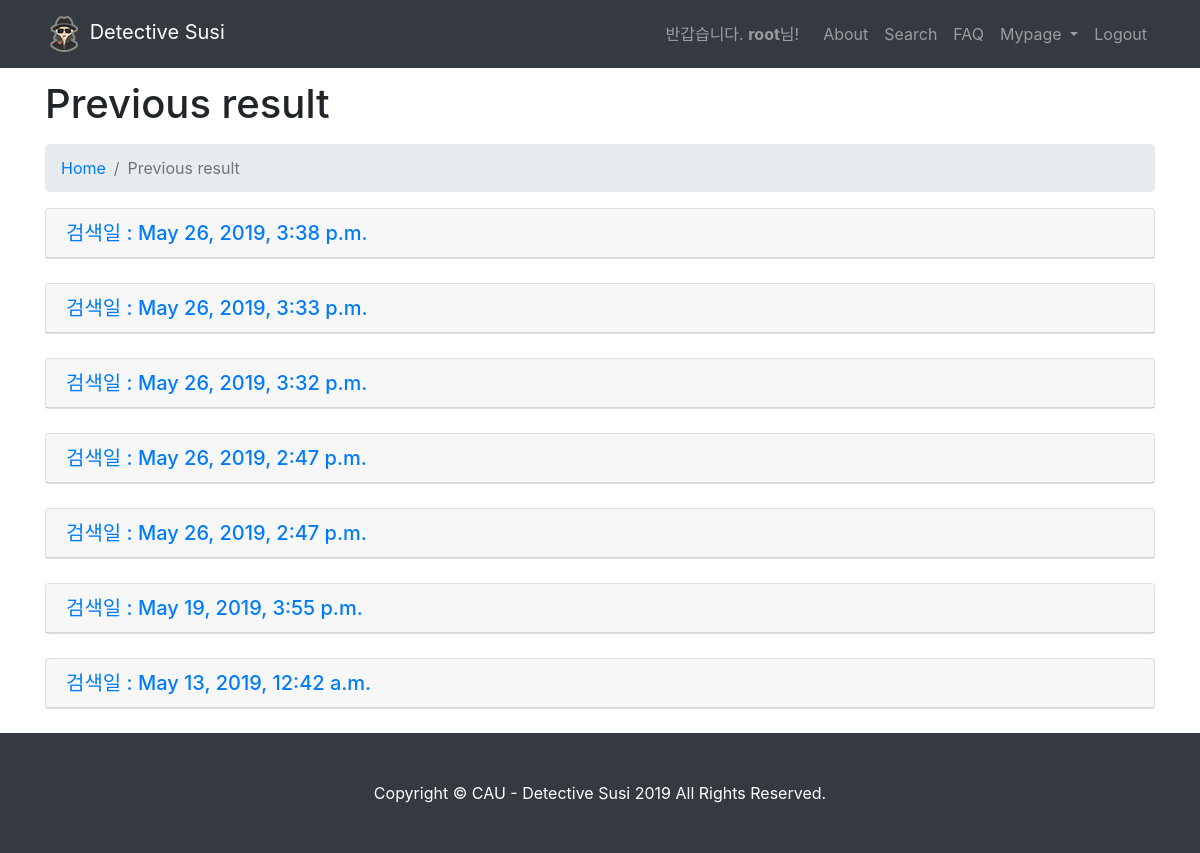
/result/ (signed in), run on an earlier commit of the app's database.
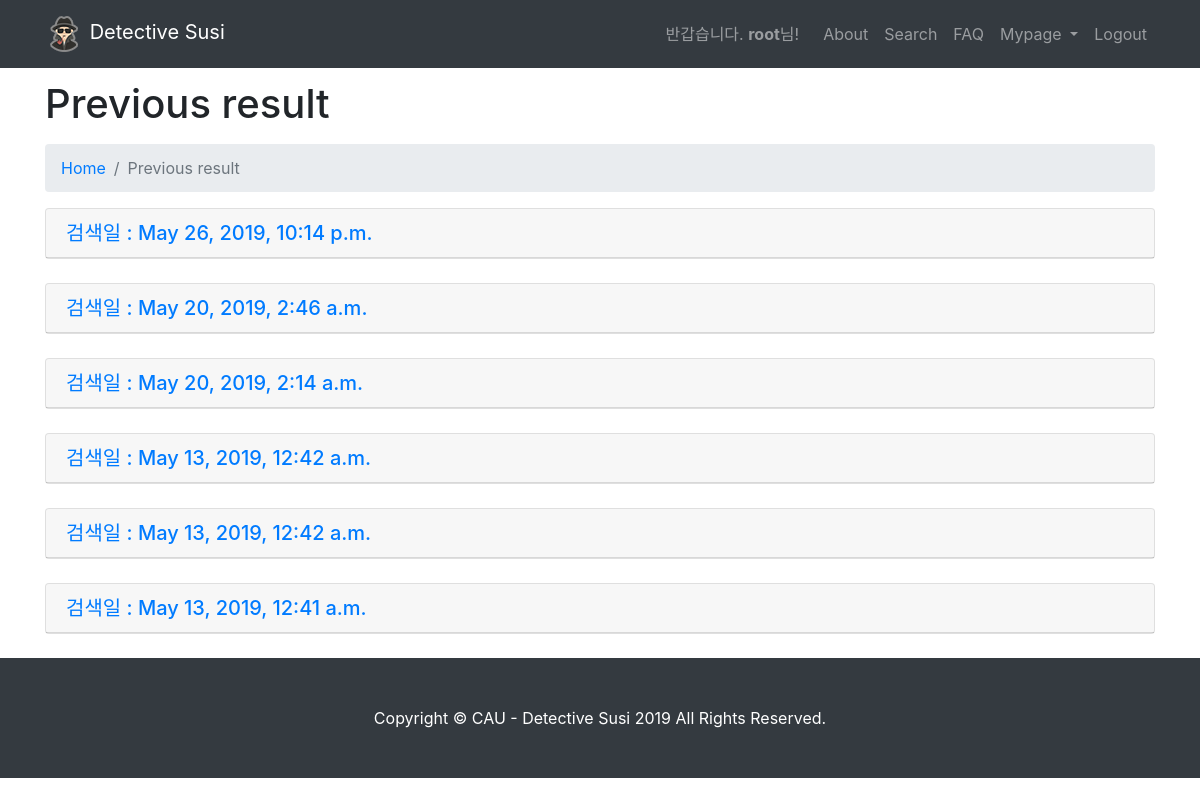
And on a later commit of the database.
### main/models.py (models this page shows, shortened)
class chk_value(models.Model):
	id = models.AutoField(primary_key=True)
	user = models.ForeignKey(User,on_delete=models.CASCADE)		#user
	preferwhere1 = models.CharField(null=True,blank=True,max_length=50)	#선호지역
	preferwhere2 = models.CharField(null=True,blank=True,max_length=50)
	preferwhere3 = models.CharField(null=True,blank=True,max_length=50)
	prefertype1 = models.CharField(null=True,blank=True,max_length=50)		#선호계열
	prefertype2 = models.CharField(null=True,blank=True,max_length=50)
	prefertype3 = models.CharField(null=True,blank=True,max_length=50)
	prefertype4 = models.CharField(null=True,blank=True,max_length=50)
	prefertype5 = models.CharField(null=True,blank=True,max_length=50)
	prefertype6 = models.CharField(null=True,blank=True,max_length=50)
	total_avgrate = models.FloatField(null=True,blank=True)		#평균 내신
	main_avgrate = models.FloatField(null=True,blank=True)		#주요과목 내신
	executive_cnt = models.IntegerField(null=True,blank=True)	#임원활동
	absent = models.IntegerField(null=True,blank=True)			#무단결석
	award_cnt = models.IntegerField(null=True,blank=True)		#수상경력
	circle_cnt = models.IntegerField(null=True,blank=True)		#동아리활동
	volunteer = models.IntegerField(null=True,blank=True)		#봉사시간
	reading = models.IntegerField(null=True,blank=True)			#독후감
	created_date = models.DateTimeField(null=True, blank=True)	#생성일

### main/views.py (the view)
# urls.py: path('result/', views.result, name='result'),
def result(request):
    user = request.user
    datas = chk_value.objects.filter(user=user).order_by('-created_date')   # date 최신것 부터 목록뽑기
    context = {
        'chk_value':datas
    }
    return render(request,'main/result.html',context)

### main/templates/main/result.html (shortened to what this page needs)
{% extends "main/layout.html" %}
{% load static %}
{% block content %}
<link rel="stylesheet" href="{% static 'css/search.css' %}">
  <div class="container">
    <h1 class="mt-4 mb-3">Previous result</h1>
    <ol class="breadcrumb">
      <li class="breadcrumb-item">
        <a href="{% url 'main:home' %}">Home</a>
      </li>
      <li class="breadcrumb-item active">Previous result</li>
    </ol>
{% if user.is_authenticated %}
    {% if chk_value %}
        {% for s in chk_value %}
 <div class="mb-4" id="accordion" role="tablist" aria-multiselectable="true">
      <div class="card">
        <div class="card-header" role="tab" id="headingOne{{s.id}}">
          <h5 class="mb-0">
            <a data-toggle="collapse" data-parent="#accordion" href="#collapseOne{{s.id}}" aria-expanded="true" aria-controls="collapseOne{{s.id}}">
            검색일 : {{s.created_date}}</a>
          </h5>
        </div>
      </div>
</div>
{% endfor %}
</div>
{% endif %}
  {% else %}
  <script type="text/javascript">
    alert('로그인이 필요합니다! \n로그인 화면으로 이동합니다.')
    window.location.href = '/login';
  </script>
{% endif %}
{% endblock %}

### main/templates/main/layout.html (shortened to what this page needs)
{% load static %}
<html lang="kor">
<head>
    <link href="{% static 'vendor/bootstrap/css/bootstrap.min.css' %}" rel="stylesheet">
    <link href="{% static 'css/modern-business.css' %}" rel="stylesheet">
</head>
<body>
  <nav class="navbar fixed-top navbar-expand-lg navbar-dark bg-dark fixed-top">
    <div class="container">
      <a class="navbar-brand" href="{% url 'main:home' %}"><img src="{% static 'images/logo.png' %}" alt="logo"> Detective Susi</a>
      <div class="collapse navbar-collapse" id="navbarResponsive">
        <ul class="navbar-nav ml-auto">
          {% if user.is_authenticated %}
             <span class="navbar-text">
                반갑습니다. <b>{{user.username}}</b>님!
             </span>
          <li class="nav-item">
            <a class="nav-link" href="/about">About</a>
          </li>
          <li class="nav-item">
            <a class="nav-link" href="/search">Search</a>
          </li>
          <li class="nav-item">
            <a class="nav-link" href="/faq">FAQ</a>
          </li>
          <li class="nav-item dropdown">
            <a class="nav-link dropdown-toggle" href="#" id="navbarDropdownMypage" data-toggle="dropdown" aria-haspopup="true" aria-expanded="false">
              Mypage
            </a>
          </li>
          <li><a class="nav-link" href="{% url 'main:logout' %}">Logout</a></li>
        {% endif %}
        </ul>
      </div>
    </div>
  </nav>
    {% block content %}
    {% endblock %}
  <footer class="py-5 bg-dark">
    <div class="container">
      <p class="m-0 text-center text-white"> Copyright © CAU - Detective Susi 2019 All Rights Reserved.</p>
    </div>
  </footer>
</body>
</html>

### static/css/modern-business.css (style rules this page uses)
body { padding-top: 56px; }

What changed in the data, as far as the page shows it:
removed chk_value: created_date "May 26, 2019, 3:38 p.m."
removed chk_value: created_date "May 26, 2019, 3:33 p.m."
removed chk_value: created_date "May 26, 2019, 3:32 p.m."
removed chk_value: created_date "May 26, 2019, 2:47 p.m."
removed chk_value: created_date "May 26, 2019, 2:47 p.m."
removed chk_value: created_date "May 19, 2019, 3:55 p.m."
added chk_value: created_date "May 26, 2019, 10:14 p.m."
added chk_value: created_date "May 20, 2019, 2:46 a.m."
added chk_value: created_date "May 20, 2019, 2:14 a.m."
added chk_value: created_date "May 13, 2019, 12:42 a.m."
added chk_value: created_date "May 13, 2019, 12:41 a.m."
